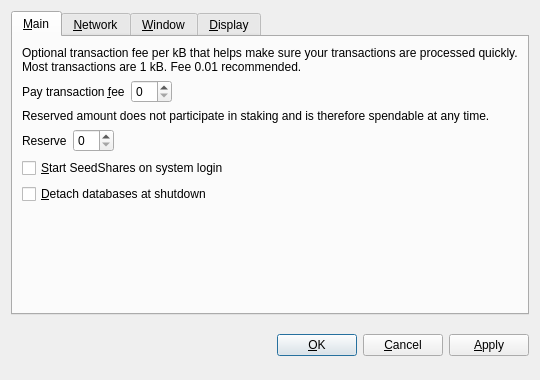
<?xml version="1.0" encoding="UTF-8"?>
<ui version="4.0">
 <class>OptionsDialog</class>
 <widget class="QDialog" name="OptionsDialog">
  <property name="geometry">
   <rect>
    <x>0</x>
    <y>0</y>
    <width>540</width>
    <height>380</height>
   </rect>
  </property>
  <property name="windowTitle">
   <string>Options</string>
  </property>
  <property name="modal">
   <bool>true</bool>
  </property>
  <layout class="QVBoxLayout" name="verticalLayout">
   <item>
    <widget class="QTabWidget" name="tabWidget">
     <property name="tabPosition">
      <enum>QTabWidget::North</enum>
     </property>
     <property name="currentIndex">
      <number>0</number>
     </property>
     <widget class="QWidget" name="tabMain">
      <attribute name="title">
       <string>&amp;Main</string>
      </attribute>
      <layout class="QVBoxLayout" name="verticalLayout_Main">
       <item>
        <widget class="QLabel" name="transactionFeeInfoLabel">
         <property name="text">
          <string>Optional transaction fee per kB that helps make sure your transactions are processed quickly. Most transactions are 1 kB. Fee 0.01 recommended.</string>
         </property>
         <property name="textFormat">
          <enum>Qt::PlainText</enum>
         </property>
         <property name="wordWrap">
          <bool>true</bool>
         </property>
        </widget>
       </item>
       <item>
        <layout class="QHBoxLayout" name="horizontalLayoutFee">
         <item>
          <widget class="QLabel" name="transactionFeeLabel">
           <property name="text">
            <string>Pay transaction &amp;fee</string>
           </property>
           <property name="textFormat">
            <enum>Qt::PlainText</enum>
           </property>
           <property name="buddy">
            <cstring>transactionFee</cstring>
           </property>
          </widget>
         </item>
         <item>
          <widget class="BitcoinAmountField" name="transactionFee"/>
         </item>
         <item>
          <spacer name="horizontalSpacerFee">
           <property name="orientation">
            <enum>Qt::Horizontal</enum>
           </property>
           <property name="sizeHint" stdset="0">
            <size>
             <width>40</width>
             <height>20</height>
            </size>
           </property>
          </spacer>
         </item>
        </layout>
       </item>
       <item>
        <widget class="QLabel" name="reserveBalanceInfoLabel">
         <property name="text">
          <string>Reserved amount does not participate in staking and is therefore spendable at any time.</string>
         </property>
         <property name="textFormat">
          <enum>Qt::PlainText</enum>
         </property>
         <property name="wordWrap">
          <bool>true</bool>
         </property>
        </widget>
       </item>
       <item>
        <layout class="QHBoxLayout" name="horizontalLayoutReserveBalance">
         <item>
          <widget class="QLabel" name="reserveBalanceLabel">
           <property name="text">
            <string>Reserve</string>
           </property>
           <property name="textFormat">
            <enum>Qt::PlainText</enum>
           </property>
           <property name="buddy">
            <cstring>reserveBalance</cstring>
           </property>
          </widget>
         </item>
         <item>
          <widget class="BitcoinAmountField" name="reserveBalance"/>
         </item>
         <item>
          <spacer name="horizontalSpacerReserveBalance">
           <property name="orientation">
            <enum>Qt::Horizontal</enum>
           </property>
           <property name="sizeHint" stdset="0">
            <size>
             <width>40</width>
             <height>20</height>
            </size>
           </property>
          </spacer>
         </item>
        </layout>
       </item>
       <item>
        <widget class="QCheckBox" name="bitcoinAtStartup">
         <property name="toolTip">
          <string>Automatically start SeedShares after logging in to the system.</string>
         </property>
         <property name="text">
          <string>&amp;Start SeedShares on system login</string>
         </property>
        </widget>
       </item>
       <item>
        <widget class="QCheckBox" name="detachDatabases">
         <property name="toolTip">
          <string>Detach block and address databases at shutdown. This means they can be moved to another data directory, but it slows down shutdown. The wallet is always detached.</string>
         </property>
         <property name="text">
          <string>&amp;Detach databases at shutdown</string>
         </property>
        </widget>
       </item>
       <item>
        <spacer name="verticalSpacer_Main">
         <property name="orientation">
          <enum>Qt::Vertical</enum>
         </property>
         <property name="sizeHint" stdset="0">
          <size>
           <width>20</width>
           <height>40</height>
          </size>
         </property>
        </spacer>
       </item>
      </layout>
     </widget>
     <widget class="QWidget" name="tabNetwork">
      <attribute name="title">
       <string>&amp;Network</string>
      </attribute>
      <layout class="QVBoxLayout" name="verticalLayout_Network">
       <item>
        <widget class="QCheckBox" name="mapPortUpnp">
         <property name="toolTip">
          <string>Automatically open the SeedShares client port on the router. This only works when your router supports UPnP and it is enabled.</string>
         </property>
         <property name="text">
          <string>Map port using &amp;UPnP</string>
         </property>
        </widget>
       </item>
       <item>
        <widget class="QCheckBox" name="connectSocks">
         <property name="toolTip">
          <string>Connect to the SeedShares network through a SOCKS proxy (e.g. when connecting through Tor).</string>
         </property>
         <property name="text">
          <string>&amp;Connect through SOCKS proxy:</string>
         </property>
        </widget>
       </item>
       <item>
        <layout class="QHBoxLayout" name="horizontalLayout_Network">
         <item>
          <widget class="QLabel" name="proxyIpLabel">
           <property name="text">
            <string>Proxy &amp;IP:</string>
           </property>
           <property name="textFormat">
            <enum>Qt::PlainText</enum>
           </property>
           <property name="buddy">
            <cstring>proxyIp</cstring>
           </property>
          </widget>
         </item>
         <item>
          <widget class="QValidatedLineEdit" name="proxyIp">
           <property name="maximumSize">
            <size>
             <width>140</width>
             <height>16777215</height>
            </size>
           </property>
           <property name="toolTip">
            <string>IP address of the proxy (e.g. 127.0.0.1)</string>
           </property>
          </widget>
         </item>
         <item>
          <widget class="QLabel" name="proxyPortLabel">
           <property name="text">
            <string>&amp;Port:</string>
           </property>
           <property name="textFormat">
            <enum>Qt::PlainText</enum>
           </property>
           <property name="buddy">
            <cstring>proxyPort</cstring>
           </property>
          </widget>
         </item>
         <item>
          <widget class="QLineEdit" name="proxyPort">
           <property name="maximumSize">
            <size>
             <width>55</width>
             <height>16777215</height>
            </size>
           </property>
           <property name="toolTip">
            <string>Port of the proxy (e.g. 9050)</string>
           </property>
          </widget>
         </item>
         <item>
          <widget class="QLabel" name="socksVersionLabel">
           <property name="text">
            <string>SOCKS &amp;Version:</string>
           </property>
           <property name="textFormat">
            <enum>Qt::PlainText</enum>
           </property>
           <property name="buddy">
            <cstring>socksVersion</cstring>
           </property>
          </widget>
         </item>
         <item>
          <widget class="QValueComboBox" name="socksVersion">
           <property name="toolTip">
            <string>SOCKS version of the proxy (e.g. 5)</string>
           </property>
          </widget>
         </item>
         <item>
          <spacer name="horizontalSpacer_Network">
           <property name="orientation">
            <enum>Qt::Horizontal</enum>
           </property>
           <property name="sizeHint" stdset="0">
            <size>
             <width>40</width>
             <height>20</height>
            </size>
           </property>
          </spacer>
         </item>
        </layout>
       </item>
       <item>
        <spacer name="verticalSpacer_Network">
         <property name="orientation">
          <enum>Qt::Vertical</enum>
         </property>
         <property name="sizeHint" stdset="0">
          <size>
           <width>20</width>
           <height>40</height>
          </size>
         </property>
        </spacer>
       </item>
      </layout>
     </widget>
     <widget class="QWidget" name="tabWindow">
      <attribute name="title">
       <string>&amp;Window</string>
      </attribute>
      <layout class="QVBoxLayout" name="verticalLayout_Window">
       <item>
        <widget class="QCheckBox" name="minimizeToTray">
         <property name="toolTip">
          <string>Show only a tray icon after minimizing the window.</string>
         </property>
         <property name="text">
          <string>&amp;Minimize to the tray instead of the taskbar</string>
         </property>
        </widget>
       </item>
       <item>
        <widget class="QCheckBox" name="minimizeOnClose">
         <property name="toolTip">
          <string>Minimize instead of exit the application when the window is closed. When this option is enabled, the application will be closed only after selecting Quit in the menu.</string>
         </property>
         <property name="text">
          <string>M&amp;inimize on close</string>
         </property>
        </widget>
       </item>
       <item>
        <spacer name="verticalSpacer_Window">
         <property name="orientation">
          <enum>Qt::Vertical</enum>
         </property>
         <property name="sizeHint" stdset="0">
          <size>
           <width>20</width>
           <height>40</height>
          </size>
         </property>
        </spacer>
       </item>
      </layout>
     </widget>
     <widget class="QWidget" name="tabDisplay">
      <attribute name="title">
       <string>&amp;Display</string>
      </attribute>
      <layout class="QVBoxLayout" name="verticalLayout_Display">
       <item>
        <layout class="QHBoxLayout" name="horizontalLayout_1_Display">
         <item>
          <widget class="QLabel" name="langLabel">
           <property name="text">
            <string>User Interface &amp;language:</string>
           </property>
           <property name="textFormat">
            <enum>Qt::PlainText</enum>
           </property>
           <property name="buddy">
            <cstring>lang</cstring>
           </property>
          </widget>
         </item>
         <item>
          <widget class="QValueComboBox" name="lang">
           <property name="toolTip">
            <string>The user interface language can be set here. This setting will take effect after restarting SeedShares.</string>
           </property>
          </widget>
         </item>
        </layout>
       </item>
       <item>
        <layout class="QHBoxLayout" name="horizontalLayout_2_Display">
         <item>
          <widget class="QLabel" name="unitLabel">
           <property name="text">
            <string>&amp;Unit to show amounts in:</string>
           </property>
           <property name="textFormat">
            <enum>Qt::PlainText</enum>
           </property>
           <property name="buddy">
            <cstring>unit</cstring>
           </property>
          </widget>
         </item>
         <item>
          <widget class="QValueComboBox" name="unit">
           <property name="toolTip">
            <string>Choose the default subdivision unit to show in the interface and when sending coins.</string>
           </property>
          </widget>
         </item>
        </layout>
       </item>
       <item>
        <widget class="QCheckBox" name="displayAddresses">
         <property name="toolTip">
          <string>Whether to show SeedShares addresses in the transaction list or not.</string>
         </property>
         <property name="text">
          <string>&amp;Display addresses in transaction list</string>
         </property>
        </widget>
       </item>
       <item>
        <widget class="QCheckBox" name="coinControlFeatures">
         <property name="toolTip">
          <string>Whether to show coin control features or not.</string>
         </property>
         <property name="text">
          <string>Display coin &amp;control features (experts only!)</string>
         </property>
        </widget>
       </item>
       <item>
        <spacer name="verticalSpacer_Display">
         <property name="orientation">
          <enum>Qt::Vertical</enum>
         </property>
         <property name="sizeHint" stdset="0">
          <size>
           <width>20</width>
           <height>40</height>
          </size>
         </property>
        </spacer>
       </item>
      </layout>
     </widget>
    </widget>
   </item>
   <item>
    <layout class="QHBoxLayout" name="horizontalLayout_Buttons">
     <item>
      <spacer name="horizontalSpacer_1">
       <property name="orientation">
        <enum>Qt::Horizontal</enum>
       </property>
       <property name="sizeHint" stdset="0">
        <size>
         <width>40</width>
         <height>48</height>
        </size>
       </property>
      </spacer>
     </item>
     <item>
      <widget class="QLabel" name="statusLabel">
       <property name="font">
        <font>
         <weight>75</weight>
         <bold>true</bold>
        </font>
       </property>
       <property name="text">
        <string/>
       </property>
       <property name="textFormat">
        <enum>Qt::PlainText</enum>
       </property>
       <property name="wordWrap">
        <bool>true</bool>
       </property>
      </widget>
     </item>
     <item>
      <spacer name="horizontalSpacer_2">
       <property name="orientation">
        <enum>Qt::Horizontal</enum>
       </property>
       <property name="sizeHint" stdset="0">
        <size>
         <width>40</width>
         <height>48</height>
        </size>
       </property>
      </spacer>
     </item>
     <item>
      <widget class="QPushButton" name="okButton">
       <property name="text">
        <string>&amp;OK</string>
       </property>
      </widget>
     </item>
     <item>
      <widget class="QPushButton" name="cancelButton">
       <property name="text">
        <string>&amp;Cancel</string>
       </property>
       <property name="autoDefault">
        <bool>false</bool>
       </property>
      </widget>
     </item>
     <item>
      <widget class="QPushButton" name="applyButton">
       <property name="text">
        <string>&amp;Apply</string>
       </property>
       <property name="autoDefault">
        <bool>false</bool>
       </property>
      </widget>
     </item>
    </layout>
   </item>
  </layout>
 </widget>
 <customwidgets>
  <customwidget>
   <class>BitcoinAmountField</class>
   <extends>QSpinBox</extends>
   <header>bitcoinamountfield.h</header>
  </customwidget>
  <customwidget>
   <class>QValueComboBox</class>
   <extends>QComboBox</extends>
   <header>qvaluecombobox.h</header>
  </customwidget>
  <customwidget>
   <class>QValidatedLineEdit</class>
   <extends>QLineEdit</extends>
   <header>qvalidatedlineedit.h</header>
  </customwidget>
 </customwidgets>
 <resources/>
 <connections/>
</ui>
